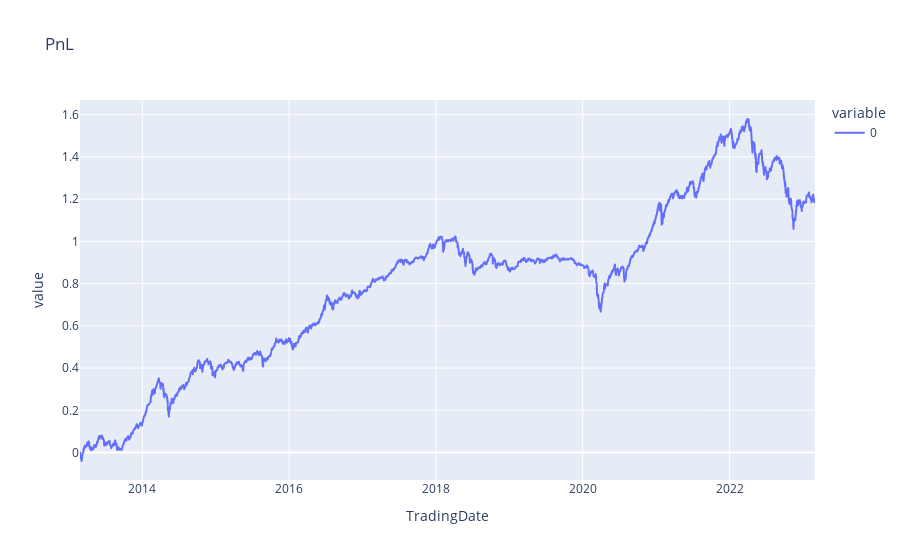

Notebook cell for this chart:
### Code cell
px.line(np.cumsum(ti_suat_danh_muc),title='PnL')

### Figure 1 — Plotly figure (JSON) as saved in the notebook; plotly's stock layout.template omitted (floating-point values rounded to 4 significant figures; data arrays with more than 128 entries replaced by an {"elided": "..."} marker saying what was removed)
{"data": [{"hovertemplate": "variable=0<br>TradingDate=%{x}<br>value=%{y}<extra></extra>", "legendgroup": "0", "line": {"color": "#636efa", "dash": "solid"}, "marker": {"symbol": "circle"}, "mode": "lines", "name": "0", "showlegend": true, "type": "scattergl", "x": {"elided": "2502 str values"}, "xaxis": "x", "y": {"elided": "2502 float values"}, "yaxis": "y"}], "layout": {"legend": {"title": {"text": "variable"}, "tracegroupgap": 0}, "title": {"text": "PnL"}, "xaxis": {"anchor": "y", "domain": [0, 1], "title": {"text": "TradingDate"}}, "yaxis": {"anchor": "x", "domain": [0, 1], "title": {"text": "value"}}}}
